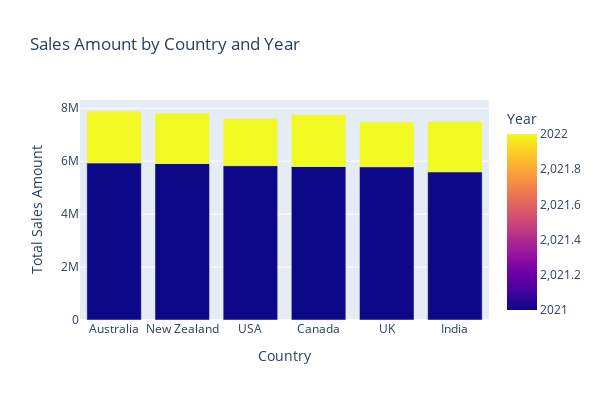

Notebook cell for this chart:
### Code cell
fig = px.bar(sales_country,
             x='Country',
             y='Sales_Amount',
             color='Year',
             barmode='group',
             title='Sales Amount by Country and Year')

fig.update_layout(xaxis_title='Country',
                  yaxis_title='Total Sales Amount',
                  width=600,
                  height=400
                  
                 )
#fig.show()

### Figure 1 — Plotly figure (JSON) as saved in the notebook; plotly's stock layout.template omitted (floating-point values rounded to 4 significant figures)
{"data": [{"alignmentgroup": "True", "hovertemplate": "Country=%{x}<br>Sales_Amount=%{y}<br>Year=%{marker.color}<extra></extra>", "legendgroup": "", "marker": {"color": [2021, 2021, 2021, 2021, 2021, 2021, 2022, 2022, 2022, 2022, 2022, 2022], "coloraxis": "coloraxis", "pattern": {"shape": ""}}, "name": "", "offsetgroup": "", "orientation": "v", "showlegend": false, "textposition": "auto", "type": "bar", "x": ["Australia", "New Zealand", "USA", "Canada", "UK", "India", "Canada", "Australia", "India", "New Zealand", "USA", "UK"], "xaxis": "x", "y": [5936000.0, 5911000.0, 5832000.0, 5798000.0, 5791000.0, 5600000.0, 1964000.0, 1959000.0, 1907000.0, 1905000.0, 1787000.0, 1697000.0], "yaxis": "y"}], "layout": {"barmode": "group", "coloraxis": {"colorbar": {"title": {"text": "Year"}}, "colorscale": [[0, "#0d0887"], [0.1111, "#46039f"], [0.2222, "#7201a8"], [0.3333, "#9c179e"], [0.4444, "#bd3786"], [0.5556, "#d8576b"], [0.6667, "#ed7953"], [0.7778, "#fb9f3a"], [0.8889, "#fdca26"], [1, "#f0f921"]]}, "height": 400, "legend": {"tracegroupgap": 0}, "title": {"text": "Sales Amount by Country and Year"}, "width": 600, "xaxis": {"anchor": "y", "autorange": true, "domain": [0, 1], "range": [-0.5, 5.5], "title": {"text": "Country"}, "type": "category"}, "yaxis": {"anchor": "x", "autorange": true, "domain": [0, 1], "range": [0, 8311000.0], "title": {"text": "Total Sales Amount"}, "type": "linear"}}}
